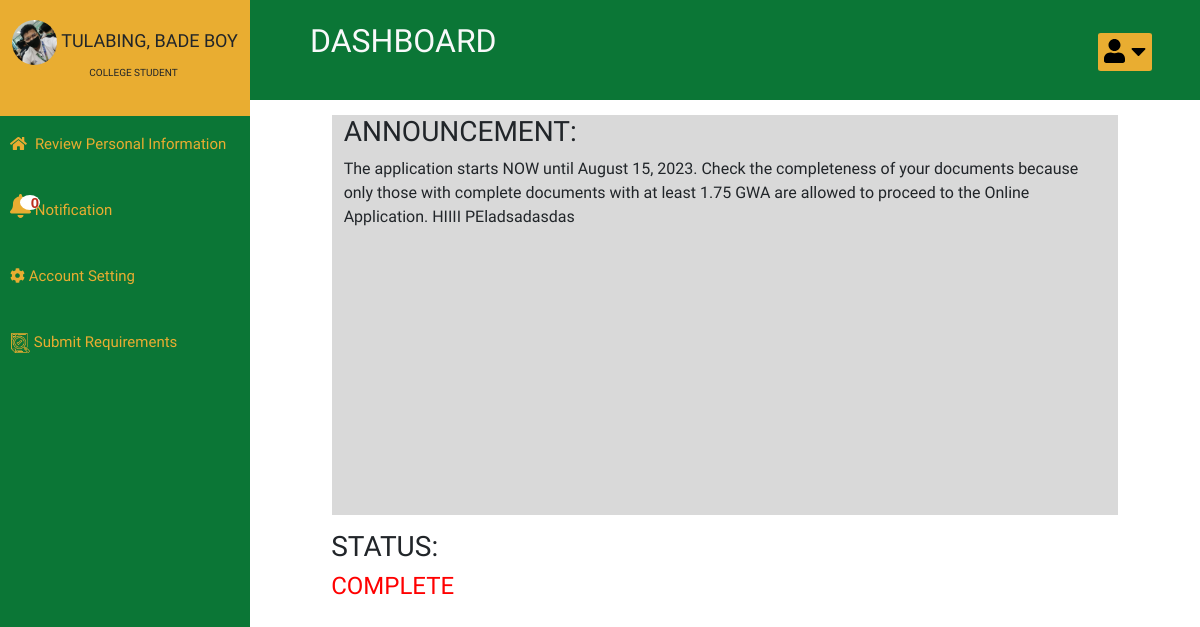
Page /student/dashboard.php (signed in) on the committed database.
### tables this page shows
CREATE TABLE `tbl_two_by_two` (
  `student_id` int(11) NOT NULL,
  `image` varchar(200) NOT NULL,
  `name` varchar(200) NOT NULL
);

CREATE TABLE `tbl_annoucement` (
  `annouce_id` int(11) NOT NULL,
  `annoucement` longtext NOT NULL,
  `annouce_date` date NOT NULL DEFAULT current_timestamp(),
  `announcestatus` varchar(200) NOT NULL
);

### student/modal/view_notofication.php (called while the page is built, shortened)
<?php $view_query = mysqli_query($conn, "SELECT * FROM tbl_student_info where student_id='$scholar_id' limit 10"); ?>

### scholarClass.php (called while the page is built, shortened)
    <?php
class Myscholarhip{
public function get_userdata()
{
         if(isset($_SESSION['userdata'])){
           return $_SESSION['userdata'];
         }else{
           return null;
         }
  }
}
$scholarship = new Myscholarhip();

### parts/studentparts/student_session.php (called while the page is built, shortened)
<?php
require_once("../scholarClass.php");
$userdeatails = $scholarship->get_userdata();
?>

### student/dashboard.php (the view, shortened to what this page needs)
<!DOCTYPE html>
<html lang="en">
<?php require_once "../parts/studentparts/student_session.php"; ?>
<?php require_once("../scholarClass.php"); ?>
<?php require_once("../inc/conn.php"); ?>
<?php require_once "../parts/studentparts/student_head.php" ?>
<body>
<?php require_once "../parts/studentparts/sidebar.php" ?>
<div id="navbar-wrapper">
    <nav class="navbar navbar-inverse">
        <div class="navbar-header d-flex">
          <div id="sidemenu">
         </div>
          <a class="text-light navbar-brand mt-1 fs-2" id="dash2">DASHBOARD</a>
      </div>
        <div class="dropdown">
          <button class="dropdown-togglem mt-1 me-5" type="button" id="dropdownMenuButton1" data-bs-toggle="dropdown" aria-expanded="false" style="background-color: #E9AD31; border: none; border-radius: 5%;">
          <i class='fa fa-user' aria-hidden='true'></i>
           <i class="fa fa-caret-down fs-4" aria-hidden="true"></i>
          </button>
         </div>
    </nav>
  </div>
  <section class="" id="content-wrapper">
      <div class="row">
      <div class="col-md-1"></div>
        <div class="col-md-10" id="studentannouncement">
          <h2 class="content-title fs-3">ANNOUNCEMENT:</h2>
          <?php
           $get_record = mysqli_query($conn, "SELECT * FROM  tbl_annoucement");
            while ($row_edit = mysqli_fetch_assoc($get_record)) {
            $annoucement      = $row_edit["annoucement"];
            }
           ?>
           <p><?php echo $annoucement; ?></p>
        </div>
      </div>
  </section>
  <div class="row">
      <div class="col-md-1"></div>
        <div class="col-md-10" id="status">
          <h2 class="content-title fs-3">STATUS:</h2>
          <h4 class="text-uppercase">
          	<?php
                $status =  $userdeatails['status'];
                if ($status>="approved") {
                	echo "complete";
                }else if($status<="pending"){
                	echo "NOT COMPLETE";
                }
          	 ?>
          </h4>
        </div>
      </div>
</div>
</body>
</html>

### parts/studentparts/sidebar.php (shortened to what this page needs)
  <?php
  $scholar_id =  $userdeatails['student_id'];
$get_record = mysqli_query($conn, "SELECT * FROM  tbl_two_by_two WHERE student_id ='$scholar_id'");
            while ($row_edit = mysqli_fetch_assoc($get_record)) {
            $image      = $row_edit["image"];
            }
   ?>
  <div id="wrapper">
  <aside id="sidebar-wrapper">
    <div class="sidebar-brand">
      <h2 class="text-dark text-uppercase">  <img src="../img/student_profile/<?php echo $image; ?>" class="img-fluid rounded-circle">
      <?= $userdeatails['s_lastname'];?>, <?= $userdeatails['s_first_name'];?></h2>
      <p class="text-dark me-2">COLLEGE STUDENT</p>
    </div>
    <ul class="sidebar-nav mt-5">
      <li class="active">
        <a href="dashboard.php"><i class="fa fa-home me-2 "></i >Review Personal Information</a>
      </li>
      <li class="mt-4">
          <?php $sql="SELECT count(student_id) AS total FROM  tbl_student_info WHERE payment_status = 'fully paid' and student_id='$scholar_id' ";
        $result=mysqli_query($conn,$sql); $values=mysqli_fetch_assoc($result); $fully_paid =$values['total']; ?>
        <a href="#"   data-bs-toggle="modal" data-bs-target="#view_notoficaton">
          <span class="count"><?php echo $fully_paid; ?></span>
        Notification</a>
        <li class="mt-4">
        <a href="setting.php"><i class="fa fa-cog"></i> Account Setting</a>
      </li>
      <li class="mt-4">
        <a href="subrequirement.php"><img src="../img/icon/evaluation.png" class="img-fluid" width="20"></i> Submit Requirements</a>
      </li>
    </ul>
  </aside>
      <?php require_once("modal/view_notofication.php"); ?>

### css/custom.css (style rules this page uses)
body { font-family: 'Antonio', sans-serif; }

### css/style.css (style rules this page uses)
#wrapper a { transition: background 0.2s, color 0.2s; }
#wrapper { padding-left: 0; transition: all 0.5s ease; position: relative; }
#sidebar-wrapper { z-index: 1000; position: fixed; left: 250px; width: 0; height: 100%; margin-left: -250px; overflow-y: auto; overflow-x: hidden; background: #0B7636; transition: all 0.5s ease; }
.count { position: absolute; left: 20px; font-weight: bold; top: 30%; border-radius: 50%; font-size: 15px; display: flex; justify-content: center; align-items: center; color: #bc2e1e; background-color: #fff; width: 20px; height: 15px; font-family: arial; }
.sidebar-brand { position: absolute; top: 0; width: 250px; text-align: center; padding: 20px 0; background-color: #E9AD31; }
.sidebar-brand img { width: 45px; }
.sidebar-brand h2 { margin: 0; font-size: 18px; color: #fff; }
#sidemenu { background-color: #0B7636; height: 84px; width: 30px; }
.sidebar-nav { position: absolute; top: 75px; width: 300px; margin: 0; padding: 0; list-style: none; }
.sidebar-nav > li { text-indent: 10px; line-height: 42px; }
.sidebar-nav > li a { display: block; text-decoration: none; color: #E9AD31; font-size: 15px; }
#navbar-wrapper { width: 100%; position: absolute; z-index: 2; }
#navbar-wrapper .navbar { border-width: 0 0 0 0; background-color: #0B7636; font-size: 24px; margin-bottom: 0; border-radius: 0; }
#navbar-wrapper .navbar a { color: #757575; }
#status h4 { color:red; }
#content-wrapper { width: 100%; position: absolute; padding: 15px; top: 100px; }
#content-wrapper #studentannouncement { background-color: #D9D9D9; height: 50vh; }
@media (min-width: 992px) { #wrapper { padding-left: 250px; } }
@media (min-width: 992px) { #sidebar-wrapper { width: 250px; } }
@media (min-width: 992px) { #sidebar-wrapper p { font-size: 10px; margin-left: 10%; } }
@media (min-width: 992px) { #navbar-wrapper #dash2 { margin-left: 30px; font-size: 30px; } }
@media (min-width: 992px) { #navbar-wrapper { position: relative; } }
@media (min-width: 992px) { #content-wrapper { position: relative; top: 0; } }

### rows in the picture
tbl_two_by_two: image (picture)
tbl_annoucement: annoucement "The application starts NOW until August 15, 2023. Check the completeness of your documents because only those with complete documents with at least 1.75 GWA are allowed to proceed to the Online Application. HIIII PEladsadasdas"

### other values in the picture
$userdeatails['s_lastname'] "TULABING"
$userdeatails['s_first_name'] "BADE BOY"
$fully_paid "0"
